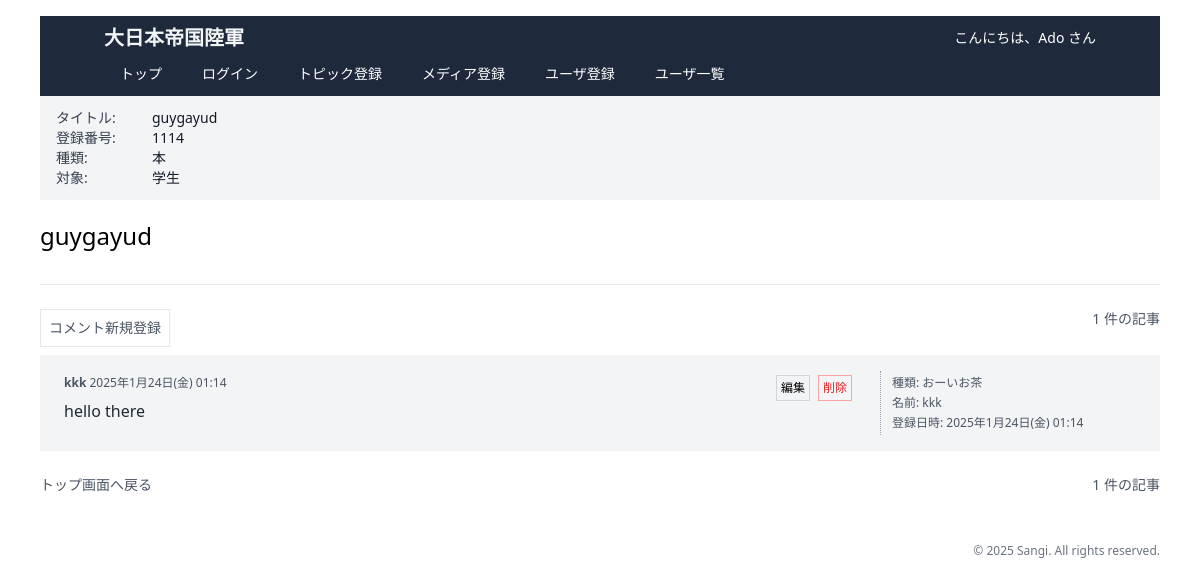
Screenshot of /html/media-dtl.php?mi=1114&t=guygayud&c=本&a=学生 (signed in) with the database file from the repository.
### tables this page shows
CREATE TABLE `media_comment` (
  `media_comment_id` int NOT NULL,
  `media_id` int DEFAULT NULL,
  `user_id` int DEFAULT NULL,
  `comment_category` varchar(255) DEFAULT NULL,
  `media_comment` varchar(255) DEFAULT NULL,
  `created_at` timestamp NULL DEFAULT CURRENT_TIMESTAMP
);

CREATE TABLE `users` (
  `user_id` int NOT NULL,
  `user_name` varchar(255) DEFAULT NULL,
  `user_password` varchar(255) DEFAULT NULL,
  `user_icon` longblob,
  `favtag` varchar(255) DEFAULT NULL,
  `user_level` varchar(255) DEFAULT NULL,
  `created_at` timestamp NULL DEFAULT CURRENT_TIMESTAMP
);

### html/includes/media.php (called while the page is built, shortened)
<?php
function fetchComments($mediaId)
{
    $pdo = getPDOConnection();
    $stmt = $pdo->prepare('
        SELECT
            media_comment_id AS comment_id,
            comment_category,
            media_comment AS comment,
            user_name,
            media_comment.created_at
        FROM media_comment
        INNER JOIN users
            ON media_comment.user_id = users.user_id
        WHERE media_id = :media_id
        ORDER BY created_at DESC
    ');
    $stmt->bindValue(':media_id', $mediaId, PDO::PARAM_INT);
    $stmt->execute();
    return $stmt->fetchAll(PDO::FETCH_ASSOC);
}

### html/includes/helpers.php (called while the page is built, shortened)
<?php
function sanitizeInput($input) {
    return htmlspecialchars(trim($input), ENT_QUOTES, 'UTF-8');
}
function formatJapaneseDate($datetime) {
    $weekdays = ['日', '月', '火', '水', '木', '金', '土'];
    $date = new DateTime($datetime);
    return $date->format('Y年n月j日') . '(' . $weekdays[$date->format('w')] . ')' . $date->format(' H:i');
}
?>

### html/views/media-comments.php (the view)
<?php if (empty($comments)): ?>
    <div class="bg-gray-100 p-4 mt-4 text-gray-700">
        <h2 class="border-b-2 mb-2 py-2 text-lg">インフォメーション</h2>
        <p class="text-sm">ここはまだ静かですね！最初の投稿をしてみませんか？</p>
    </div>
<?php else: ?>
    <?php foreach ($comments as $comment):
        $comment_id = htmlspecialchars($comment['comment_id'] ?? "0", ENT_QUOTES, 'UTF-8');
        $name = htmlspecialchars($comment['user_name'] ?? "取得できませんでした", ENT_QUOTES, 'UTF-8');
        $content = htmlspecialchars($comment['comment'] ?? "取得できませんでした", ENT_QUOTES, 'UTF-8');
        $created_at = htmlspecialchars(formatJapaneseDate($comment['created_at']) ?? "取得できませんでした", ENT_QUOTES, 'UTF-8');
        $category = htmlspecialchars($comment['comment_category'] ?? "取得できませんでした", ENT_QUOTES, 'UTF-8');
    ?>
        <div class="bg-gray-100 py-5 px-6 mb-1 flex relative">
            <div class="absolute top-0 bottom-0 left-3/4 w-0.5 border-l border-dotted border-gray-400 my-4"></div>
            <div class="w-3/4 flex justify-between items-start pr-4">
                <div>
                    <p class="text-xs text-gray-600">
                        <span class="">
                            <strong>
                                <a href="#" class="text-black-600"><?= $name ?></a>
                            </strong>
                            <?= $created_at ?>
                        </span>
                    </p>
                    <p class="mt-2 text-gray-800"><?= $content ?></p>
                </div>
                <div class="flex space-x-2">
                    <a class="p-1 text-xs border border-gray-300 hover:bg-gray-200" href="<?= $filename ?>-res-upd.php?mi=<?= $media_id ?>&mci=<?= $comment_id ?>&t=<?= $title ?>&c=<?= $category ?>&a=<?= $target ?>&con=<?= $content ?>">編集</a>
                    <a class="p-1 text-xs border border-red-300 text-red-600 hover:bg-red-200"
                        href="<?= $filename ?>-res-del.php?mci=<?= $comment_id ?>&mi=<?= $media_id ?>&t=<?= $title ?>&c=<?= $category ?>&a=<?= $target ?>"
                        onclick="return confirm('本当に削除しますか？');">削除</a>
                </div>
            </div>
            <div class="w-1/4 text-left text-xs text-gray-600 space-y-1 pl-6">
                <p>種類: <?= $category ?></p>
                <p>名前: <?= $name ?></p>
                <p>登録日時: <?= $created_at ?></p>
            </div>
        </div>
    <?php endforeach; ?>
<?php endif; ?>

### rows the page displays
media_comment: user.user_name "kkk", created_at "2025年1月24日(金) 01:14", media_comment "hello there", comment_category "おーいお茶"

### other values shown
$username "Ado"
$title "guygayud"
$media_id "1114"
$category "本"
$target "学生"
$total_comments "1 1"
